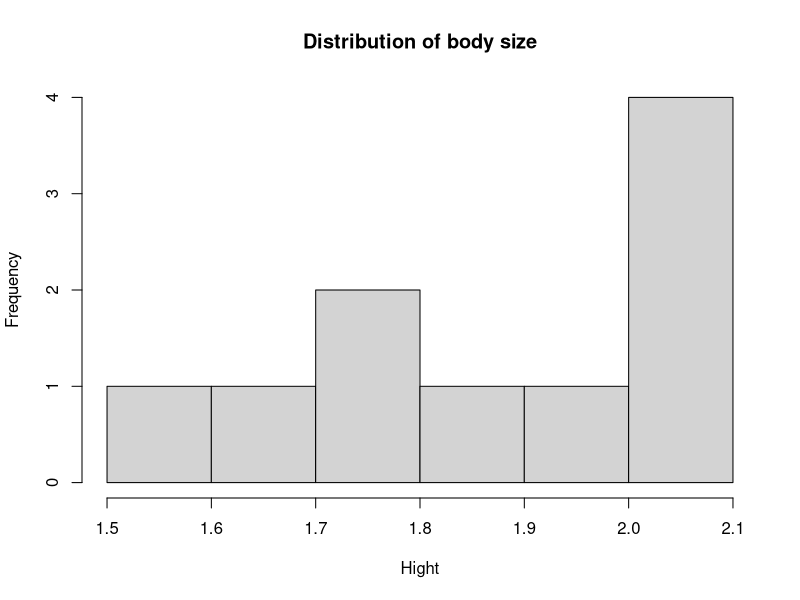

The R source for this figure:
### Basics in R
### Session 1 - 29/10/2013
### Marco Smolla


### 1.    Simple calculations and first objects
###       Using basic operators
          9+2-1
          5*0.5
          27/3
          9^2
          9^(1/2)
          sqrt(9)
          log(5)
          
###       Comparing values
          # Will return a logical value, which is either 'TRUE' or 'FALSE'
          54>45 # greater than
          1<2 # less than
          15==15 # exactly equal to
          50>=51 # greater than or equal to

###       Assigning values to a variable
          # There are different ways to assign values to a variable (or placeholder)
          # The most common is the arrow method <- that assigns a value to the variable
          # it is pointing at. 
          x <- 2  # assigns a numeric value to a variable
          y = 15  # -- same effect
          assign('d', 7) # -- same effect
          color <- 'green' # assigns a character value to a variable
          
          c(2,3,4) # c is a function that combines values to a vector
          c(d, color, 'Flowers') # 
          
          # test what happens when you ype this 
          c(1:10)
          
###       Calculating with variables
          # Once we created 
          b <- x + y
          f <- d^x
          g <- x < y
          
            
###       Simple statistical measure
          vector <- c(x,y,d,f,b, 50.3, 7^2) 
          length(vector)
          sum(vector)
          mean(vector)
          max(vector)
          min(vector)
          median(vector)
          summary(vector)
          
          # try also the sort() and the order() function with the vector


### 2.    Understanding objects in R 
          # There are different so called classes of objects. We have already seen numeric 
          # characters, and logical values. The function class() helps you to find out which
          # data type you are dealing with. Let's test this:
          class(2)
          class(c('a','2'))
          class(TRUE)
          class(2<3)
          class(vector)
          
          # To an extend we can change the class of an object, for example, we can make 
          # a numeric value to a character value (characters are always surrounded by ' '):
          as.character(3)
          # We can also make a logical value to a numeric
          as.numeric(TRUE)
          as.numeric(FALSE)
          as.character(TRUE)
          # But remember, by changing the class, you also change the behvaior of R regarding
          # this object. But R tries hard to understand what you are doing see this:
          'TRUE' == TRUE
          '2' == 2
          #BUT:
          'color' == color
          
          
          ls() # returns all values that are in your workspace
          rm(x,y,d,f,b,g) # removes individual values
          ls() 

          ### 3.    Ways to organize and navigate through your data
          
###       Vector
          ID <- c(1:10)
          Hight <- round(runif(n=10, min=1.5, max=2.2), digits=2)
          Sex <- sample(x=c('female','male'), size=10, replace=TRUE)
          
          Sex=='male'
          maleHight <- Hight[Sex=='male']
          femaleHight <- Hight[Sex!='male']
          mean(maleHight); mean(femaleHight)
          # How does the mean change when you have 100 instead of 10 individuals?

###       The data frame - keeps your data organised
          data <- data.frame(id=ID, hight=Hight, sex=Sex) 
          summary(data)
          class(data)
          
          head(data) # first five lines
          tail(data) # last five lines
          
          names(data) # returns the column names of the data.frame
          
          data$hight # the $ let's you call a specific column

          data[1, ] # show the first line and all columns of data
          data[ , 'sex']  #try summary(data[ , 'sex'])
          data[Hight>=1.9, ] # Why should you rather use this: data[data$hight>=1.9, ]
          
          # Let us create a histogram that shows the distribution of body size
          hist(data$hight, xlab="Hight", main="Distribution of body size")   